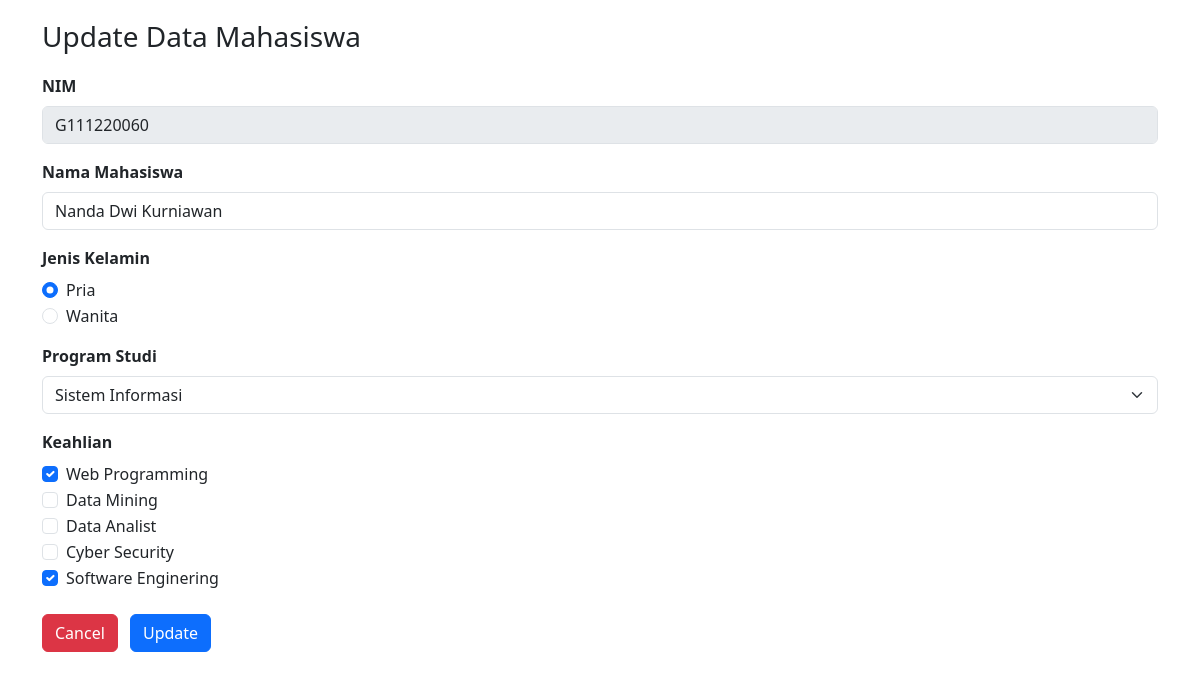
Screenshot of /edit_form.php?id=5 with the database file from the repository.
### tables this page shows
CREATE TABLE `mahasiswa` (
  `id` int(10) NOT NULL,
  `nim` varchar(50) NOT NULL,
  `nama_mahasiswa` varchar(50) NOT NULL,
  `jenis_kelamin` enum('Pria','Wanita') NOT NULL,
  `program_studi` varchar(50) NOT NULL,
  `keahlian` varchar(100) NOT NULL
);

### edit_form.php (the view, shortened to what this page needs)
<?php
include("koneksi.php");
$id = $_GET['id'];
$sql = "select * from mahasiswa WHERE id = $id";
$query = mysqli_query($koneksi, $sql);
$mhs = mysqli_fetch_assoc($query);
$checked = explode(",", $mhs['keahlian']);
?>
<!doctype html>
<html lang="en">
<head>
  <link href="https://cdn.jsdelivr.net/npm/bootstrap@5.3.0-alpha3/dist/css/bootstrap.min.css" rel="stylesheet">
</head>
<body>
  <div class="container">
    <div class="col-md-12">
      <h3 style="margin: 20px 0px 20px 0px">Update Data Mahasiswa</h3>
      <form method="post" action="edit_aksi.php" class="form_horizontal">
        <div class="mb-3">
          <label for="nim" class="form-label fw-bold">NIM</label>
          <input type="text" name="nim" class="form-control" value="<?php echo $mhs['nim'] ?>" disabled>
        </div>
        <div class="mb-3">
          <label for="nama_mahasiswa" class="form-label fw-bold">Nama Mahasiswa</label>
          <input type="text" name="nama_mahasiswa" class="form-control" value="<?php echo $mhs['nama_mahasiswa'] ?>">
        </div>
        <div class="mb-3">
          <label for="jenis_kelamin" class="form-label fw-bold">Jenis Kelamin</label>
          <div class="form-check">
            <input class="form-check-input" type="radio" name="jenis_kelamin" value="Laki-laki" <?php if($mhs['jenis_kelamin'] == 'Pria') echo 'checked' ?>>
            <label class="form-check-label">
              Pria
            </label>
          </div>
          <div class="form-check">
            <input class="form-check-input" type="radio" name="jenis_kelamin" value="Perempuan" <?php if($mhs['jenis_kelamin'] == 'Wanita') echo 'checked' ?>>
            <label class="form-check-label">
              Wanita
            </label>
          </div>
        </div>
        <div class="mb-3">
          <label for="alamat" class="form-label fw-bold">Program Studi</label>
          <select name="program_studi" class="form-select" id="">
            <option value="Sistem Informasi" <?php if($mhs['program_studi'] == 'Sistem Informasi') echo 'selected' ?>>Sistem Informasi</option>
          </select>
        </div>
        <div class="mb-3">
          <label for="alamat" class="form-label fw-bold">Keahlian</label>
          <div class="form-check">
            <input class="form-check-input" type="checkbox" name="keahlian[]" value="Web Programming" <?php if(in_array("Web Programming", $checked)) echo "checked" ?>>
            <label class="form-check-label">
              Web Programming
            </label>
          </div>
          <div class="form-check">
            <input class="form-check-input" type="checkbox" name="keahlian[]" value="Data Mining" <?php if(in_array("Data Mining", $checked)) echo "checked" ?>>
            <label class="form-check-label">
              Data Mining
            </label>
          </div>
          <div class="form-check">
            <input class="form-check-input" type="checkbox" name="keahlian[]" value="Data Analist" <?php if(in_array("Data Analist", $checked)) echo "checked" ?>>
            <label class="form-check-label">
              Data Analist
            </label>
          </div>
          <div class="form-check">
            <input class="form-check-input" type="checkbox" name="keahlian[]" value="Cyber Security" <?php if(in_array("Cyber Security", $checked)) echo "checked" ?>>
            <label class="form-check-label">
              Cyber Security
            </label>
          </div>
          <div class="form-check">
            <input class="form-check-input" type="checkbox" name="keahlian[]" value="Software Enginering" <?php if(in_array("Software Enginering", $checked)) echo "checked" ?>>
            <label class="form-check-label">
              Software Enginering
            </label>
          </div>
        </div>
        <div class="form-group mt-4">
          <button type="reset" name="reset" class="btn btn-danger btn-space">Cancel</button>
          <button type="submit" name="update" class="btn btn-primary">Update</button>
        </div>
      </form>
    </div>
  </div>
</body>
</html>

### edit_form.php (style rules this page uses)
.btn { margin-right: 8px; }

### rows the page displays
mahasiswa: nim "G111220060", nama_mahasiswa "Nanda Dwi Kurniawan", jenis_kelamin "☑", program_studi "Sistem Informasi", keahlian "☑"
